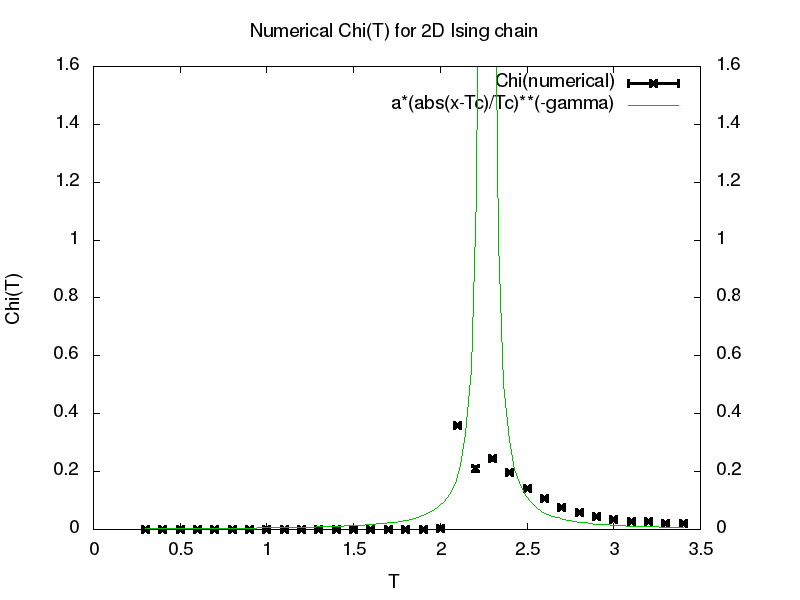

Write the gnuplot code that produced this figure.
set terminal png size 800,600 enhanced font "Helvetica,14"

a=0.002
Tc=2.27
gamma=1.75

set yrange [0:1.6]

set o  "IsingTestChi2D.png"
set yl "Chi(T)"
set xl "T"
#set log y
set title "Numerical Chi(T) for 2D Ising chain"
plot "IsingTestChi2D.txt"  u 1:2:3  w errorbars ls 6 lc -1 lw 3 t "Chi(numerical)", a*(abs(x-Tc)/Tc)**(-gamma)

reset

set o  "IsingTestChi2D_N.png"
set yl "Chi(N)"
set xl "N"
set log y
set title "Numerical Chi(N) for 2D Ising chain in T=1 K"
plot "IsingTestChi2D_2.txt"  u 1:2 w p ls 6 lc -1 lw 3 t "Chi(numerical)"
